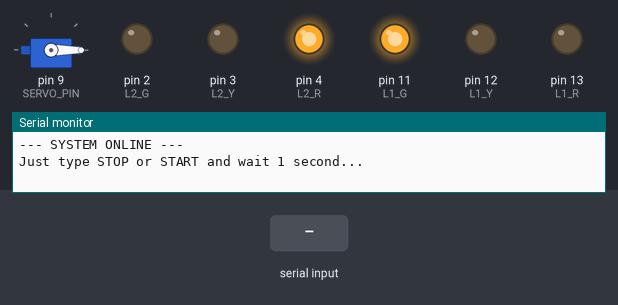
The sketch below on a simulated Arduino Uno, built with avr-gcc and run on an emulated ATmega328P. Shown: servo, output pins drawn as LEDs (lit = HIGH), the last lines printed to the serial monitor. Dashed ring = blinking. Inputs (shaded band) come from the test bench.

Above: at 1.2 s.
1.3 s: "STOP" received over Serial
At 2.81 s:
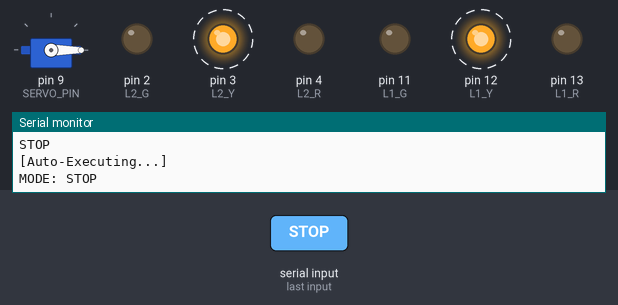
4.3 s: "TRAM ON" received over Serial
At 6.3 s:
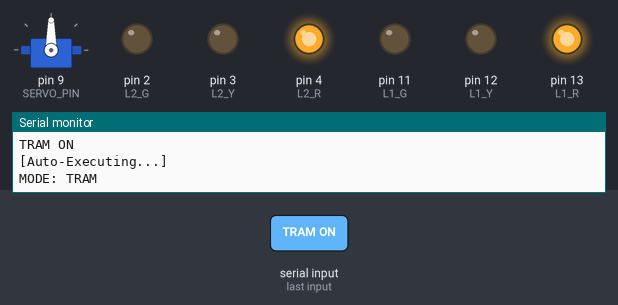
6.6 s: "START" received over Serial
At 8.2 s:
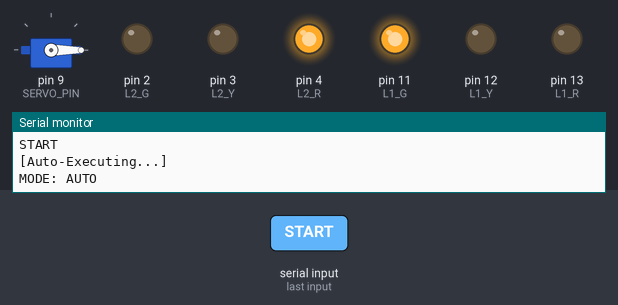
8.9 s: "TRAM ON" received over Serial
At 10.1 s:
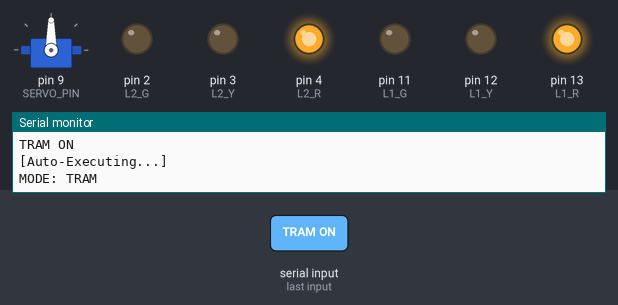
11.2 s: "SET_GREEN1" received over Serial
At 13.0 s:
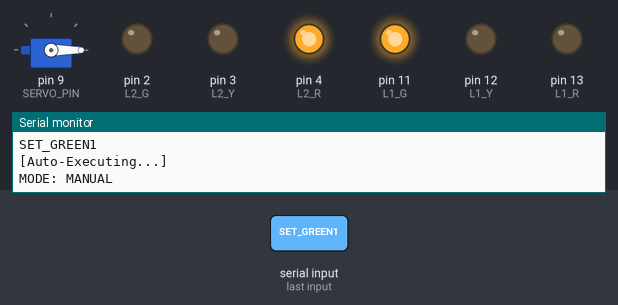
13.5 s: "SET_GREEN2" received over Serial
At 14.8 s:
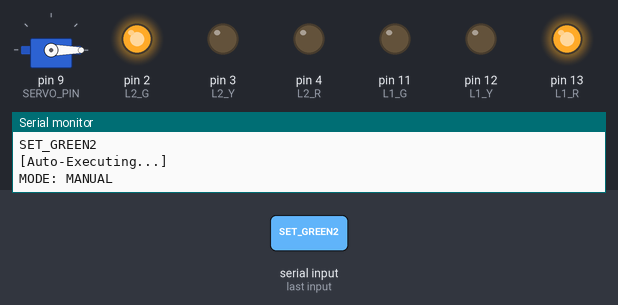
Timing chart, 0 to 16.5 s (numbered marks = the images above; inputs shaded):
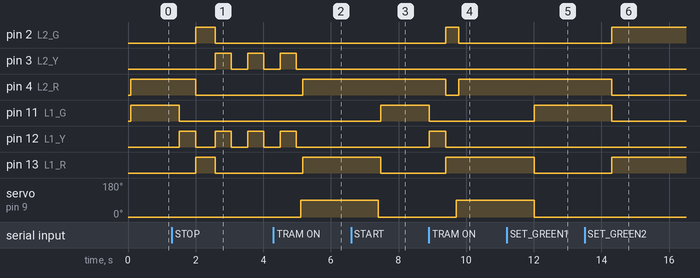

Measured:
- after the input at 1.3 s, pin 4 (L2_R): goes on until 2.0 s, then stays LOW; pin 11 (L1_G): goes on until 1.5 s, then stays LOW
- after the input at 4.3 s, pin 3 (L2_Y), pin 12 (L1_Y): goes on until 5.0 s, then stays LOW; pin 4 (L2_R), pin 13 (L1_R): LOW → HIGH after 0.87 s; servo on pin 9 (SERVO_PIN): 0° → 90° after 0.81 s
- after the input at 6.6 s, pin 11 (L1_G): LOW → HIGH after 0.87 s; pin 13 (L1_R): HIGH → LOW after 0.87 s; servo on pin 9 (SERVO_PIN): 90° → 0° after 0.81 s
- after the input at 8.9 s, pin 3 (L2_Y): stays LOW (without the input it goes to HIGH after 1.9 s); servo on pin 9 (SERVO_PIN): 0° → 90° after 0.81 s
- after the input at 11.2 s, pin 11 (L1_G): LOW → HIGH after 0.81 s; pin 13 (L1_R): HIGH → LOW after 0.81 s; servo on pin 9 (SERVO_PIN): 90° → 0° after 0.81 s
- after the input at 13.5 s, pin 2 (L2_G), pin 13 (L1_R): LOW → HIGH after 0.81 s; pin 4 (L2_R), pin 11 (L1_G): HIGH → LOW after 0.81 s
- by itself, pin 3 (L2_Y): alternates HIGH for 0.48 s and LOW for 0.48 s
- by itself, pin 12 (L1_Y): alternates HIGH for 0.48 s and LOW for 0.53 s

The sketch:

stunning_snicket_inari1.ino
```cpp
#include <Servo.h>

// --- Pins ---
#define L1_R 13
#define L1_Y 12
#define L1_G 11
#define L2_R 4
#define L2_Y 3
#define L2_G 2
#define SERVO_PIN 9

Servo barrier;

volatile int state = 0;
volatile int tick = 0;
volatile int manual_timeout = 0;
enum Mode {AUTO, STOP, TRAM, MANUAL};
volatile Mode mode = AUTO;

// التوقيت
int GREEN1_T = 15;
int GREEN2_T = 15;
int YELLOW_T = 5;

String cmd = "";
unsigned long last_char_time = 0; // لحساب وقت التوقف عن الكتابة

void setup() {
  pinMode(L1_R, OUTPUT); pinMode(L1_Y, OUTPUT); pinMode(L1_G, OUTPUT);
  pinMode(L2_R, OUTPUT); pinMode(L2_Y, OUTPUT); pinMode(L2_G, OUTPUT);

  Serial.begin(9600);
  barrier.attach(SERVO_PIN);
  barrier.write(0);

  cli();
  TCCR2A = 0; TCCR2B = 0; TCNT2 = 0;
  OCR2A = 249;
  TCCR2A |= (1 << WGM21);
  TCCR2B |= (1 << CS22) | (1 << CS21) | (1 << CS20);
  TIMSK2 |= (1 << OCIE2A);
  sei();

  Serial.println("--- SYSTEM ONLINE ---");
  Serial.println("Just type STOP or START and wait 1 second...");
}

ISR(TIMER2_COMPA_vect) {
  static int ms_counter = 0;
  ms_counter++;
  if (ms_counter >= 6) {
    ms_counter = 0;
    if (mode == MANUAL && manual_timeout > 0) {
        manual_timeout--;
        if (manual_timeout == 0) { mode = AUTO; tick = 0; state = 0; }
    }
    if (mode == STOP) {
      static int blink_c = 0;
      blink_c++;
      if (blink_c >= 5) {
        bool currentY = digitalRead(L1_Y);
        setLights(0, !currentY, 0, 0, !currentY, 0);
        blink_c = 0;
      }
    }
    else if (mode == TRAM) setLights(1, 0, 0, 1, 0, 0);
    else if (mode == AUTO) updateAutoLogic();
  }
}

void updateAutoLogic() {
  tick++;
  if (state == 0) { setLights(0,0,1, 1,0,0); if (tick >= GREEN1_T) { tick = 0; state = 1; } }
  else if (state == 1) { setLights(0,1,0, 1,0,0); if (tick >= YELLOW_T) { tick = 0; state = 2; } }
  else if (state == 2) { setLights(1,0,0, 0,0,1); if (tick >= GREEN2_T) { tick = 0; state = 3; } }
  else if (state == 3) { setLights(1,0,0, 0,1,0); if (tick >= YELLOW_T) { tick = 0; state = 0; } }
}

void loop() {
  if (mode == TRAM) barrier.write(90); else barrier.write(0);

  if (Serial.available() > 0) {
    char c = Serial.read();
    Serial.print(c); // Echo
    cmd += c;
    last_char_time = millis(); // تحديث وقت آخر حرف
  }

  // إذا مرت 800 ملي ثانية منذ آخر حرف، نفذ الأمر تلقائياً
  if (cmd.length() > 0 && (millis() - last_char_time > 800)) {
    Serial.println("\n[Auto-Executing...]");
    processCommand(cmd);
    cmd = "";
  }
}

void processCommand(String c) {
  c.trim();
  c.toUpperCase();
  if (c.indexOf("START") >= 0) { mode = AUTO; state = 0; tick = 0; Serial.println("MODE: AUTO"); }
  else if (c.indexOf("STOP") >= 0) { mode = STOP; Serial.println("MODE: STOP"); }
  else if (c.indexOf("TRAM ON") >= 0) { mode = TRAM; Serial.println("MODE: TRAM"); }
  else if (c.indexOf("TRAM OFF") >= 0) { mode = AUTO; state = 0; tick = 0; Serial.println("MODE: AUTO"); }
  else if (c.startsWith("SET_GREEN1")) {
    int val = c.substring(11).toInt();
    manual_timeout = val / 100; mode = MANUAL;
    setLights(0,0,1, 1,0,0); Serial.println("MODE: MANUAL");
  }
   else if (c.startsWith("SET_GREEN2")) {
   int val = c.substring(11).toInt();
   manual_timeout = val / 100; mode = MANUAL;
   setLights(1,0,0, 0,0,1); Serial.println("MODE: MANUAL");
  }
   else if (c.startsWith("SET_RED1")) {
   int val = c.substring(11).toInt();
   manual_timeout = val / 100; mode = MANUAL;
   setLights(1,0,0, 0,0,1); Serial.println("MODE: MANUAL");
  }
   else if (c.startsWith("SET_RED2")) {
   int val = c.substring(11).toInt();
   manual_timeout = val / 100; mode = MANUAL;
   setLights(0,0,1, 1,0,0); Serial.println("MODE: MANUAL");
  }
}

void setLights(int r1, int y1, int g1, int r2, int y2, int g2) {
  digitalWrite(L1_R, r1); digitalWrite(L1_Y, y1); digitalWrite(L1_G, g1);
  digitalWrite(L2_R, r2); digitalWrite(L2_Y, y2); digitalWrite(L2_G, g2);
}
```
